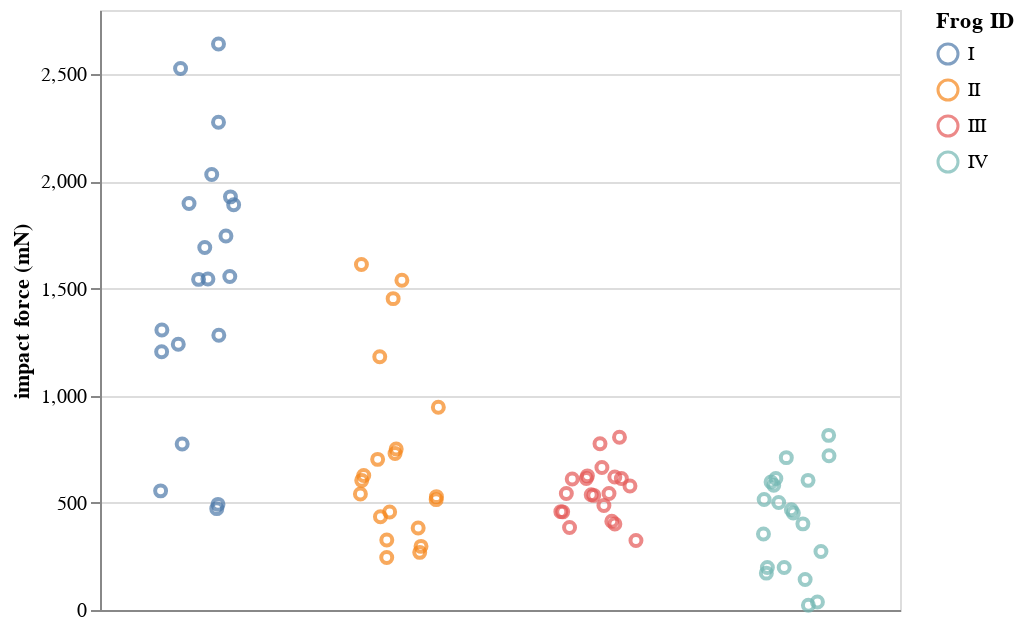

Notebook code cell kept with this figure:
### Markdown cell above
Let's put it to use!

### Code cell
bootcamp_utils.altair_jitter(df,
                             alt.X('ID:N', title='Frog ID'),
                             'impact force (mN):Q',
                             encode_tooltip=['ID', 'adhesive force (mN)'])
